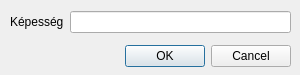
<?xml version="1.0" encoding="UTF-8"?>
<ui version="4.0">
 <class>AddUpdateAbilityDialog</class>
 <widget class="QDialog" name="AddUpdateAbilityDialog">
  <property name="geometry">
   <rect>
    <x>0</x>
    <y>0</y>
    <width>300</width>
    <height>75</height>
   </rect>
  </property>
  <property name="windowTitle">
   <string>Képesség hozzáadása</string>
  </property>
  <widget class="QDialogButtonBox" name="confirm_reject_ability_buttonBox">
   <property name="geometry">
    <rect>
     <x>120</x>
     <y>40</y>
     <width>171</width>
     <height>32</height>
    </rect>
   </property>
   <property name="orientation">
    <enum>Qt::Orientation::Horizontal</enum>
   </property>
   <property name="standardButtons">
    <set>QDialogButtonBox::StandardButton::Cancel|QDialogButtonBox::StandardButton::Ok</set>
   </property>
  </widget>
  <widget class="QWidget" name="layoutWidget">
   <property name="geometry">
    <rect>
     <x>10</x>
     <y>10</y>
     <width>281</width>
     <height>24</height>
    </rect>
   </property>
   <layout class="QHBoxLayout" name="horizontalLayout">
    <item>
     <widget class="QLabel" name="ability_label">
      <property name="text">
       <string>Képesség</string>
      </property>
     </widget>
    </item>
    <item>
     <widget class="QLineEdit" name="ability_lineEdit"/>
    </item>
   </layout>
  </widget>
 </widget>
 <resources/>
 <connections>
  <connection>
   <sender>confirm_reject_ability_buttonBox</sender>
   <signal>accepted()</signal>
   <receiver>AddUpdateAbilityDialog</receiver>
   <slot>accept()</slot>
   <hints>
    <hint type="sourcelabel">
     <x>248</x>
     <y>254</y>
    </hint>
    <hint type="destinationlabel">
     <x>157</x>
     <y>274</y>
    </hint>
   </hints>
  </connection>
  <connection>
   <sender>confirm_reject_ability_buttonBox</sender>
   <signal>rejected()</signal>
   <receiver>AddUpdateAbilityDialog</receiver>
   <slot>reject()</slot>
   <hints>
    <hint type="sourcelabel">
     <x>316</x>
     <y>260</y>
    </hint>
    <hint type="destinationlabel">
     <x>286</x>
     <y>274</y>
    </hint>
   </hints>
  </connection>
 </connections>
</ui>
